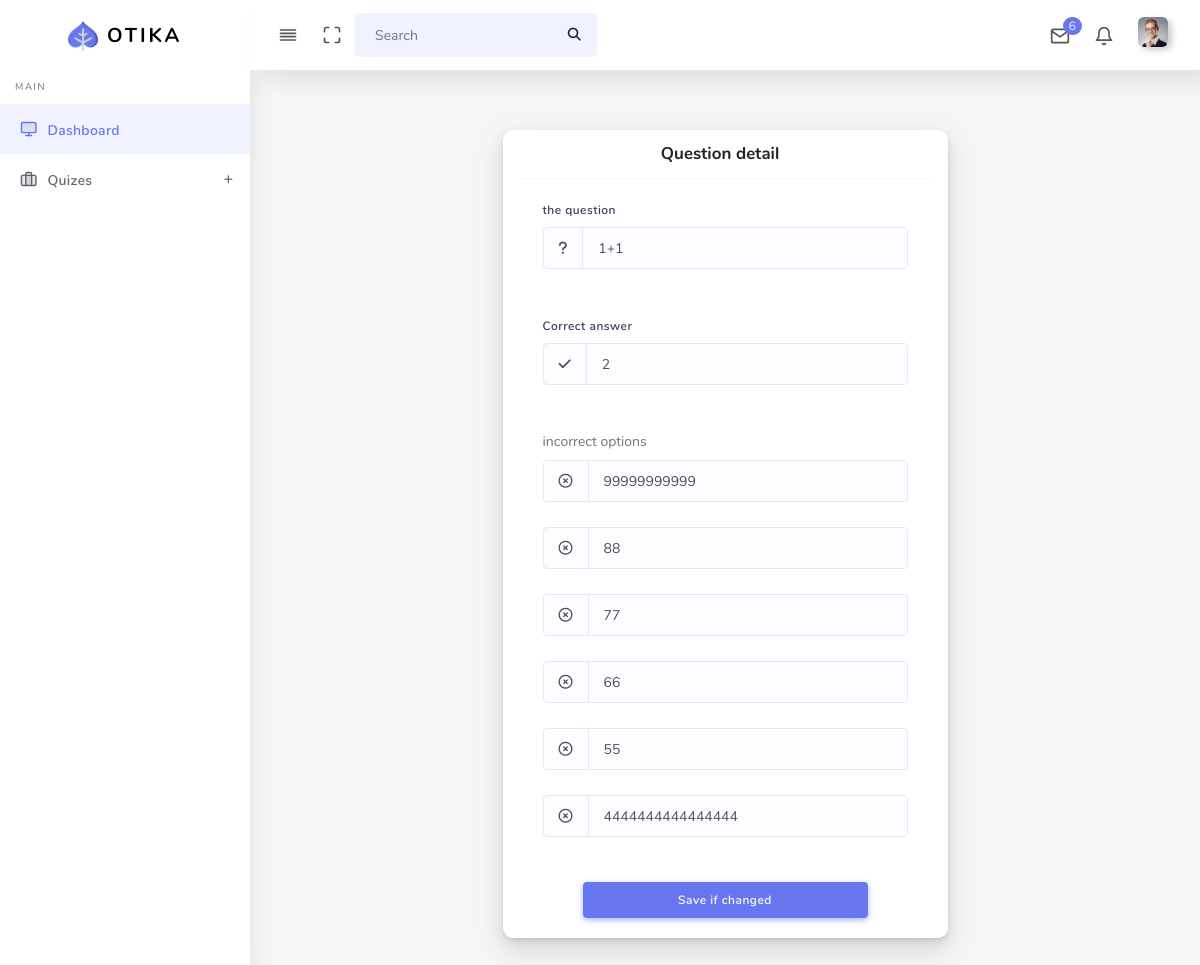
Screenshot of /question-detail/6 (signed in) with the database file from the repository.
### main/models.py (models this page shows, shortened)
class Question(models.Model):
    quiz = models.ForeignKey(Quiz, on_delete=models.CASCADE)
    title = models.TextField()

class Option(models.Model):
    question = models.ForeignKey(Question, on_delete=models.CASCADE)
    name = models.TextField()
    is_correct = models.BooleanField(default=False)

### main/views.py (the view, shortened to what this page needs)
# urls.py: path('question-detail/<int:id>', views.quest_detail, name = 'quest_detail'),
@login_required(login_url='dash:login')
def quest_detail(request, id):
    question = Question.objects.get(id=id)
    option_correct = Option.objects.get(question=question, is_correct=True)
    options = Option.objects.filter(question=question, is_correct=False).order_by('id')
    context = {
        'question': question,
        'options': options,
        'option_correct': option_correct
    }
    return render(request, 'details/detail.html', context)

### templates/details/detail.html (shortened to what this page needs)
{%extends 'base.html'%}
  {%block content%}
    <div class="container">
        <div class="row">
            <div class="col-lg-3 col-xl-3"></div>
            <div class="card col-xl-6 col-lg-6 " id="sample-login">
                <form method = 'post'> {%csrf_token%}
                <div class="card-header justify-content-center d-flex">
                    <h4>Question detail</h4>
                </div>
                <div class="card-body pb-0">
                    <div class="form-group">
                    <label>the question</label>
                    <div class="input-group">
                        <div class="input-group-prepend">
                        <div class="input-group-text">
                            <i class="fa-solid fa-question"></i>
                        </div>
                        </div>
                        <input type="text" class="form-control" placeholder="Question title" name = 'title' value = "{{question.title}}" >
                    </div>
                    </div>
                    <br>
                    <div class="form-group">
                        <label for="#">Correct answer</label>
                        <div class="input-group">
                            <div class="input-group-prepend">
                            <div class="input-group-text">
                                <i class="fa-solid fa-check"></i>
                            </div>
                            </div>
                            <input type="text" class="form-control" placeholder="Correct answer for the question " name="correct" value="{{option_correct.name}}">
                        </div>
                    </div>
                    <br>
                    <label for="#">incorrect options</label>
                    {%for incorrect in options%}
                    <div class="form-group">
                        <div class="input-group">
                            <div class="input-group-prepend">
                            <div class="input-group-text">
                                <i class="fa-regular fa-circle-xmark"></i>
                            </div>
                            </div>
                            <input type="text" class="form-control" placeholder=" Wrong answer for the question " name="incorrect{{forloop.counter}}" value="{{incorrect.name}}">
                        </div>
                    </div>
                    {%endfor%}
                    <div class="card-footer  justify-content-left d-flex">
                        <div class="col-12 d-flex justify-content-center">
                            <button type="submit" name="submit_action" value="save_again" class="col-12 btn btn-primary">Save if changed</button>
                        </div>
                    </div>
                </div>
                </form>
            </div>
        </div>
    </div>
  {%endblock%}

### rows the page displays
Question: title "1+1"
Option: correct "2"
Option: name "99999999999"
Option: name "88"
Option: name "77"
Option: name "66"
Option: name "55"
Option: name "4444444444444444"
